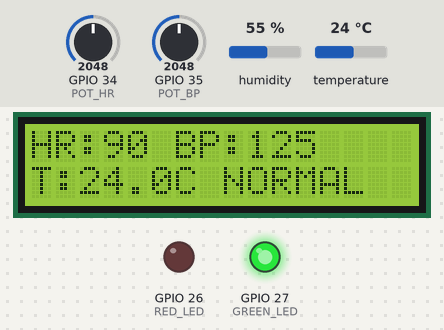
Simulated run of this sketch. Board: ESP32. Parts: 16×2 character LCD, output pins drawn as LEDs (lit = HIGH). Inputs (shaded band) come from the test bench; at power-on: GPIO 35 (POT_BP) = 2048, temperature 24 °C, GPIO 34 (POT_HR) = 2048, humidity 55 % (analog values on the 0–4095 scale). WiFi joins after 1.5 s; servers stay silent unless stated; what the sketch prints to the serial monitor is not drawn.

Above: at 6.5 s.
6.6 s: GPIO 35 (POT_BP) set to 2573
At 9.1 s:
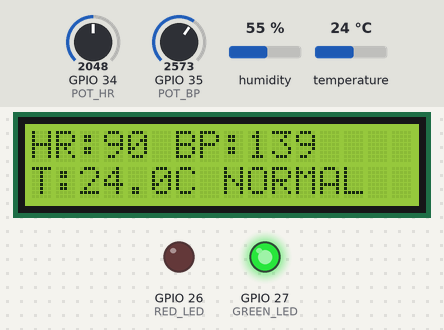
9.4 s: GPIO 35 (POT_BP) set to 2678
At 10.8 s:
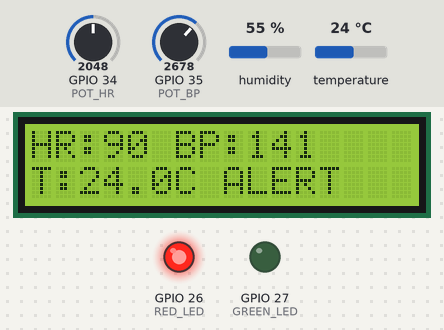
11.4 s: temperature set to 12 °C
At 15.0 s:
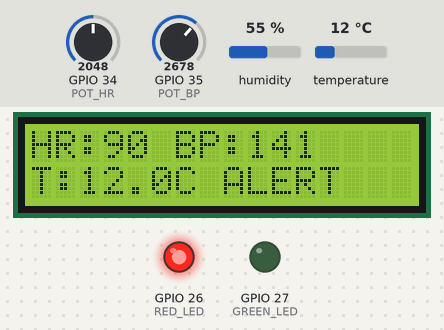
15.4 s: GPIO 34 (POT_HR) set to 2866
At 16.4 s:
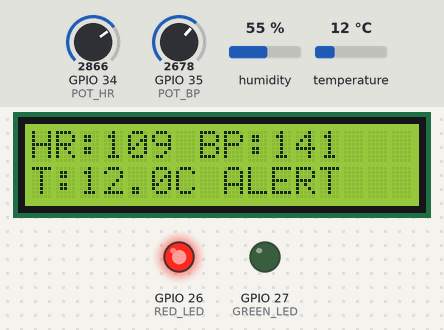
17.4 s: temperature set to 19 °C
At 19.1 s:
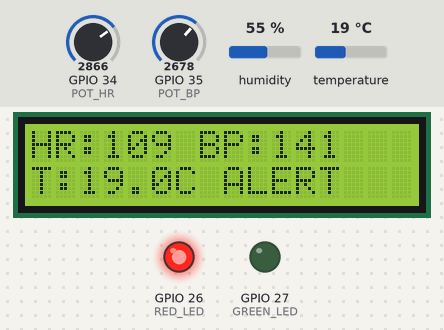
19.4 s: GPIO 34 (POT_HR) set to 3972
At 20.6 s:
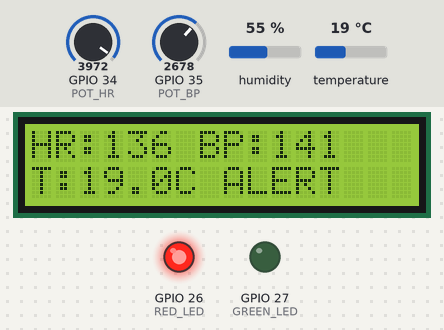
Timing chart, 0 to 22.4 s (numbered marks = the images above; inputs shaded):
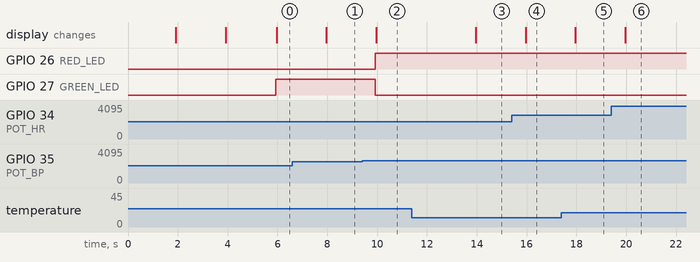

The sketch:

sketch.ino
```cpp
#define BLYNK_TEMPLATE_ID "TMPL3_LLld3zu"
#define BLYNK_TEMPLATE_NAME "Smart Doctor"
#define BLYNK_AUTH_TOKEN "HbO7qHC4k0j4fAVNI9wSSxfhK-r5zLxZ"

#include <Wire.h>
#include <DHT.h>
#include <LiquidCrystal_I2C.h>
#include <WiFi.h>
#include <WiFiClient.h>
#include <BlynkSimpleEsp32.h>

// WiFi Credentials (for Wokwi simulation)
char ssid[] = "Wokwi-GUEST";
char pass[] = "";

#define DHT_PIN 15
#define DHT_TYPE DHT22
#define POT_HR 34
#define POT_BP 35
#define GREEN_LED 27
#define RED_LED 26

DHT dht(DHT_PIN, DHT_TYPE);
LiquidCrystal_I2C lcd(0x27, 16, 2);

BlynkTimer timer;
bool lastAlertState = false;

void sendSensorData() {
  int hrRaw = analogRead(POT_HR);
  int bpRaw = analogRead(POT_BP);

  int heartRate = map(hrRaw, 0, 4095, 40, 140);
  int systolicBP = map(bpRaw, 0, 4095, 70, 180);
  float roomTemp = dht.readTemperature();

  bool heartAlert = (heartRate < 50 || heartRate > 120);
  bool bpAlert = (systolicBP < 90 || systolicBP > 140);
  bool alert = heartAlert || bpAlert;

  // Update LEDs
  digitalWrite(RED_LED, alert ? HIGH : LOW);
  digitalWrite(GREEN_LED, alert ? LOW : HIGH);

  // LCD Line 1
  lcd.setCursor(0, 0);
  lcd.print("HR:");
  lcd.print(heartRate);
  lcd.print(" BP:");
  lcd.print(systolicBP);
  lcd.print("   ");

  // LCD Line 2
  lcd.setCursor(0, 1);
  if (isnan(roomTemp)) {
    lcd.print("DHT error       ");
  } else {
    lcd.print("T:");
    lcd.print(roomTemp, 1);
    lcd.print("C ");
    lcd.print(alert ? "ALERT " : "NORMAL");
  }

  // --- Send Data to Blynk Virtual Pins ---
  Blynk.virtualWrite(V0, heartRate);
  Blynk.virtualWrite(V1, systolicBP);
  if (!isnan(roomTemp)) {
    Blynk.virtualWrite(V2, roomTemp);
  }
  Blynk.virtualWrite(V3, alert ? "ALERT" : "NORMAL");

  // --- Trigger Blynk Event when alert state changes ---
  if (alert && !lastAlertState) {
    Blynk.logEvent("health_alert", "Warning: Critical health metric detected!");
  }
  lastAlertState = alert;

  // Serial Monitor Output
  Serial.println("\n--- SMART DOCTOR ---");
  Serial.printf("Heart rate: %d BPM\n", heartRate);
  Serial.printf("Systolic BP: %d mmHg\n", systolicBP);
  if (!isnan(roomTemp)) {
    Serial.printf("Room Temp: %.1f C\n", roomTemp);
  }
  Serial.print("Status: ");
  Serial.println(alert ? "ALERT" : "NORMAL");
}

void setup() {
  Serial.begin(115200);

  pinMode(GREEN_LED, OUTPUT);
  pinMode(RED_LED, OUTPUT);

  analogReadResolution(12);
  dht.begin();
  Wire.begin(21, 22);

  lcd.init();
  lcd.backlight();
  lcd.setCursor(0, 0);
  lcd.print("SMART DOCTOR");
  lcd.setCursor(0, 1);
  lcd.print("Connecting Blynk");

  // Connect to Blynk
  Blynk.begin(BLYNK_AUTH_TOKEN, ssid, pass);

  lcd.clear();
  lcd.setCursor(0, 0);
  lcd.print("SMART DOCTOR");
  lcd.setCursor(0, 1);
  lcd.print("Fog Monitoring");
  delay(2000);
  lcd.clear();

  // Call sendSensorData every 2 seconds
  timer.setInterval(2000L, sendSensorData);
}

void loop() {
  Blynk.run();
  timer.run();
}
```

Measured:
- the behaviour switches between 2643 and 2644 on GPIO 35 (POT_BP) (found by bisection; images 1 and 2)
- after the input at 6.6 s, the display: changes after 1.4 s (image 1)
- after the input at 9.4 s, GPIO 26 (RED_LED): LOW → HIGH after 0.53 s; GPIO 27 (GREEN_LED): HIGH → LOW after 0.53 s; the display: changes after 0.56 s (image 2)
- after the input at 11.4 s, the display: changes after 2.6 s (image 3)
- after the input at 15.4 s, the display: changes after 0.56 s (image 4)
- after the input at 17.4 s, the display: changes after 0.56 s (image 5)
- after the input at 19.4 s, the display: changes after 0.56 s (image 6)
